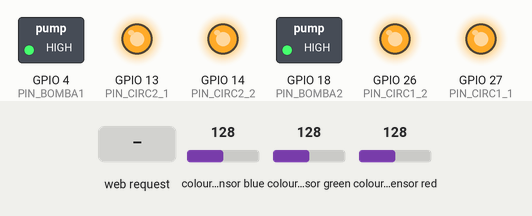
This sketch was run on a simulated ESP32. On the bench: switched loads named in the sketch (green lamp = pin HIGH), output pins drawn as LEDs (lit = HIGH). Wiring (inferred from the names in the program): TCS3200 colour sensor: output GPIO 21; S2 GPIO 23; S3 GPIO 22. Inputs (shaded band) come from the test bench; at power-on: colour sensor blue 128, colour sensor green 128, colour sensor red 128. EEPROM starts erased; pins used as bus, display or sensor lines are not drawn; what the sketch prints to the serial monitor is not drawn.

Above: at 1.2 s.
1.3 s: HTTP request GET /circ1 received
At 2.0 s:
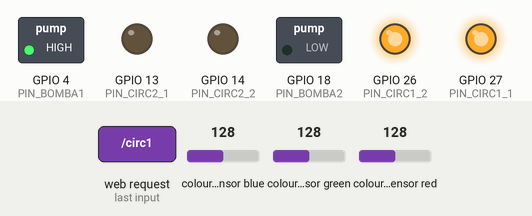
2.8 s: HTTP request GET /circ2 received
At 3.1 s:
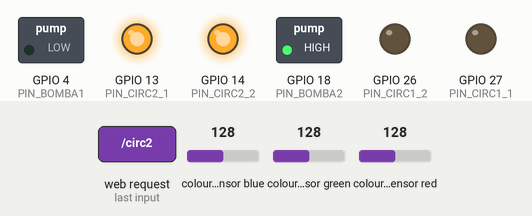
4.3 s: HTTP request GET /off received
At 5.5 s:
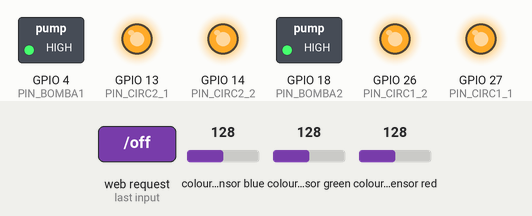
5.8 s: HTTP request GET /circ1?value=1 received
At 6.6 s:
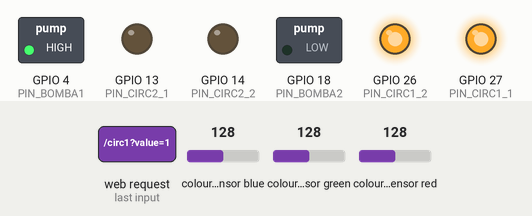
Timing chart, 0 to 8.3 s (numbered marks = the images above; inputs shaded):
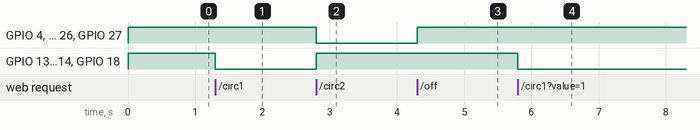

Measured:
- after the input at 1.3 s, GPIO 13 (PIN_CIRC2_1), GPIO 14 (PIN_CIRC2_2), GPIO 18 (PIN_BOMBA2): HIGH → LOW at once
- after the input at 2.8 s, GPIO 4 (PIN_BOMBA1), GPIO 26 (PIN_CIRC1_2), GPIO 27 (PIN_CIRC1_1): HIGH → LOW at once; GPIO 13 (PIN_CIRC2_1), GPIO 14 (PIN_CIRC2_2), GPIO 18 (PIN_BOMBA2): LOW → HIGH at once
- after the input at 4.3 s, GPIO 4 (PIN_BOMBA1), GPIO 26 (PIN_CIRC1_2), GPIO 27 (PIN_CIRC1_1): LOW → HIGH at once
- after the input at 5.8 s, GPIO 13 (PIN_CIRC2_1), GPIO 14 (PIN_CIRC2_2), GPIO 18 (PIN_BOMBA2): HIGH → LOW at once

The sketch:

firm.EUCLIDIANA.ino
```cpp
#include <WiFi.h>
#include <WebServer.h>
#include <ESPmDNS.h>
#include <Preferences.h>  // Para almacenar datos en NVS
#include <math.h>         // Para sqrt() y pow()

// Configuración de red Wi-Fi
const char *ssid = "Controlador_ESP32";
const char *password = "12345678";

// Configuración MDNS
const char* mdnsName = "bayer";

// Pines GPIO
#define PIN_BOMBA1 4
#define PIN_CIRC1_1 27
#define PIN_CIRC1_2 26

#define PIN_BOMBA2 18
#define PIN_CIRC2_1 13
#define PIN_CIRC2_2 14

// Pines del sensor TCS3200
#define S2 23
#define S3 22
#define sensorOut 21

// Variables del sensor
int redValue = 0;
int greenValue = 0;
int blueValue = 0;
unsigned long lastSensorUpdate = 0;

WebServer server(80);
Preferences prefs;

// Variables de calibración (inicialmente -1 = sin calibrar)
int aguaR = -1, aguaG = -1, aguaB = -1;
// Se mantiene la calibración de contraste en el código, aunque no se usará en la detección simplificada
int contrasteR = -1, contrasteG = -1, contrasteB = -1;

// Variable global para el umbral actual (distancia euclidiana)
float currentTolerance = 20.0;

// Función para detectar si la lectura corresponde a agua o no, usando la distancia euclidiana
String detectType() {
  if (aguaR == -1 || aguaG == -1 || aguaB == -1) {
    return "Sin Calibracion";
  }

  // Calcular la distancia euclidiana entre la lectura actual y la calibración de agua
  float dAgua = sqrt( pow((float)redValue - aguaR, 2) +
                      pow((float)greenValue - aguaG, 2) +
                      pow((float)blueValue - aguaB, 2) );

  // Si la distancia es menor o igual al umbral, se considera agua
  if (dAgua <= currentTolerance) {
    return "AGUA";
  } else {
    return "CONTRASTE";
  }
}

// Funciones de control de circuitos (sin cambios)
void activateCircuit1() {
  digitalWrite(PIN_BOMBA1, HIGH);
  digitalWrite(PIN_BOMBA2, LOW);

  digitalWrite(PIN_CIRC2_1, LOW);
  digitalWrite(PIN_CIRC2_2, LOW);
  digitalWrite(PIN_CIRC1_1, HIGH);
  digitalWrite(PIN_CIRC1_2, HIGH);
  server.send(200, "text/plain", "Circuito 1 activado");
}

void activateCircuit2() {
  digitalWrite(PIN_BOMBA1, LOW);
  digitalWrite(PIN_BOMBA2, HIGH);

  digitalWrite(PIN_CIRC2_1, HIGH);
  digitalWrite(PIN_CIRC2_2, HIGH);
  digitalWrite(PIN_CIRC1_1, LOW);
  digitalWrite(PIN_CIRC1_2, LOW);
  server.send(200, "text/plain", "Circuito 2 activado");
}

void turnOffAll() {
  digitalWrite(PIN_BOMBA1, HIGH);
  digitalWrite(PIN_BOMBA2, HIGH);
  digitalWrite(PIN_CIRC1_1, HIGH);
  digitalWrite(PIN_CIRC1_2, HIGH);
  digitalWrite(PIN_CIRC2_1, HIGH);
  digitalWrite(PIN_CIRC2_2, HIGH);
  server.send(200, "text/plain", "Todos los circuitos apagados");
}

// Lectura del sensor TCS3200
void readRGB() {
  // Lectura de rojo
  digitalWrite(S2, LOW);
  digitalWrite(S3, LOW);
  redValue = pulseIn(sensorOut, LOW, 80000);

  // Lectura de verde
  digitalWrite(S2, HIGH);
  digitalWrite(S3, HIGH);
  greenValue = pulseIn(sensorOut, LOW, 80000);

  // Lectura de azul
  digitalWrite(S2, LOW);
  digitalWrite(S3, HIGH);
  blueValue = pulseIn(sensorOut, LOW, 80000);
}

// Función de calibración para AGUA
void calibrateAgua() {
  // Se guarda el valor actual medido como referencia para AGUA
  aguaR = redValue;
  aguaG = greenValue;
  aguaB = blueValue;

  // Guardar en memoria no volátil
  prefs.putInt("aguaR", aguaR);
  prefs.putInt("aguaG", aguaG);
  prefs.putInt("aguaB", aguaB);

  String msg = "Calibracion AGUA: (" + String(aguaR) + ", " + String(aguaG) + ", " + String(aguaB) + ")";
  server.send(200, "text/plain", msg);
}

/*
// Función de calibración para CONTRASTE (no se usa en este modo simplificado)
void calibrateContraste() {
  contrasteR = redValue;
  contrasteG = greenValue;
  contrasteB = blueValue;

  prefs.putInt("contrR", contrasteR);
  prefs.putInt("contrG", contrasteG);
  prefs.putInt("contrB", contrasteB);

  String msg = "Calibracion CONTRASTE: (" + String(contrasteR) + ", " + String(contrasteG) + ", " + String(contrasteB) + ")";
  server.send(200, "text/plain", msg);
}
*/

// Endpoint para ajustar el umbral (tolerance) mediante un parámetro "value"
void handleSetTolerance() {
  if (server.hasArg("value")) {
    String valueStr = server.arg("value");
    currentTolerance = valueStr.toFloat();
    String msg = "Tolerance actualizado a: " + String(currentTolerance);
    server.send(200, "text/plain", msg);
  } else {
    server.send(400, "text/plain", "Falta el parametro 'value'");
  }
}

// Generación de la página web con interfaz actualizada
String getHTML() {
  String html = "<!DOCTYPE html><html><head>"
                "<meta name='viewport' content='width=device-width, initial-scale=1.0'>"
                "<style>"
                "body { font-family: Arial, sans-serif; text-align: center; margin-top: 20px; }"
                "h1 { color: #333; }"
                ".container { display: inline-block; text-align: left; }"
                "button { font-size: 16px; padding: 10px 15px; margin: 5px; color: white; border: none; border-radius: 5px; cursor: pointer; }"
                ".circ1 { background-color: #FF4444; } "
                ".circ2 { background-color: #44FF44; } "
                ".off { background-color: #666666; } "
                ".calib { background-color: #4488FF; }"
                "button:hover { opacity: 0.8; }"
                ".sensor { margin-top: 30px; padding: 20px; background: #f0f0f0; border-radius: 10px; }"
                ".slider { width: 100%; margin: 10px 0; }"
                "</style></head>"
                "<body>"
                "<h1>Sistema de Control Bayer</h1>"
                "<div class='container'>"
                "<button class='circ1' onclick=\"control('circ1')\">Activar Circuito 1</button><br>"
                "<button class='circ2' onclick=\"control('circ2')\">Activar Circuito 2</button><br>"
                "<button class='off' onclick=\"control('off')\">Apagar Todo</button><br>"
                "<button class='calib' onclick=\"control('calibAgua')\">Calibrar AGUA</button><br>"
                // Se quita el botón de calibrar contraste para este modo simplificado
                //"<button class='calib' onclick=\"control('calibContraste')\">Calibrar CONTRASTE</button><br>"
                "<div class='sensor'>"
                "<h3>Lecturas del Sensor</h3>"
                "<p>Rojo: <span id='red'>0</span></p>"
                "<p>Verde: <span id='green'>0</span></p>"
                "<p>Azul: <span id='blue'>0</span></p>"
                "<p>Detección: <span id='detection'>Ninguno</span></p>"
                "<h3>Umbral (Tolerance): <span id='tolValue'>20</span></h3>"
                "<input type='range' min='0' max='100' value='20' class='slider' id='toleranceSlider' "
                "onchange=\"updateTolerance(this.value)\">"
                "</div></div>"
                "<script>"
                "function control(action) {"
                "  fetch('/' + action).then(response => response.text()).then(text => {"
                "    console.log(text);"
                "  });"
                "}"
                "function updateColors() {"
                "  fetch('/rgb').then(r => r.json()).then(data => {"
                "    document.getElementById('red').textContent = data.red;"
                "    document.getElementById('green').textContent = data.green;"
                "    document.getElementById('blue').textContent = data.blue;"
                "    document.getElementById('detection').textContent = data.detection;"
                "  });"
                "}"
                "function updateTolerance(val) {"
                "  document.getElementById('tolValue').textContent = val;"
                "  fetch('/setTolerance?value=' + val).then(response => response.text()).then(text => {"
                "    console.log(text);"
                "  });"
                "}"
                "setInterval(updateColors, 1000);"
                "</script></body></html>";
  return html;
}

// Endpoint principal para la interfaz web
void handleRoot() {
  server.send(200, "text/html", getHTML());
}

// Endpoint para enviar datos del sensor junto con la detección
void handleRGB() {
  String detection = detectType();
  String json = "{\"red\":" + String(redValue) +
                ",\"green\":" + String(greenValue) +
                ",\"blue\":" + String(blueValue) +
                ",\"detection\":\"" + detection + "\"}";
  server.send(200, "application/json", json);
}

void setup() {
  Serial.begin(115200);
  // Configurar pines de salida
  pinMode(PIN_BOMBA1, OUTPUT);
  pinMode(PIN_BOMBA2, OUTPUT);
  pinMode(PIN_CIRC1_1, OUTPUT);
  pinMode(PIN_CIRC1_2, OUTPUT);
  pinMode(PIN_CIRC2_1, OUTPUT);
  pinMode(PIN_CIRC2_2, OUTPUT);

  // Configurar sensor TCS3200
  pinMode(S2, OUTPUT);
  pinMode(S3, OUTPUT);
  pinMode(sensorOut, INPUT);

  // Inicializar memoria no volátil para calibración
  prefs.begin("calibration", false);
  aguaR = prefs.getInt("aguaR", -1);
  aguaG = prefs.getInt("aguaG", -1);
  aguaB = prefs.getInt("aguaB", -1);
  // Se lee la calibración de contraste en caso de necesitarla luego
  contrasteR = prefs.getInt("contrR", -1);
  contrasteG = prefs.getInt("contrG", -1);
  contrasteB = prefs.getInt("contrB", -1);

  // Iniciar punto de acceso Wi-Fi
  WiFi.softAP(ssid, password);

  // Configurar MDNS
  if (!MDNS.begin(mdnsName)) {
    Serial.println("Error iniciando mDNS");
  }
  MDNS.addService("http", "tcp", 80);

  // Configurar rutas del servidor
  server.on("/", handleRoot);
  server.on("/rgb", handleRGB);
  server.on("/circ1", activateCircuit1);
  server.on("/circ2", activateCircuit2);
  server.on("/off", turnOffAll);
  server.on("/calibAgua", calibrateAgua);
  //server.on("/calibContraste", calibrateContraste); // No se usa en este modo
  server.on("/setTolerance", handleSetTolerance);

  // Estado inicial: apaga todos los circuitos
  turnOffAll();
  server.begin();
  Serial.println("Servidor iniciado");
}

void loop() {
  server.handleClient();

  // Actualizar sensor cada 500ms sin bloquear
  if (millis() - lastSensorUpdate > 500) {
    readRGB();
    lastSensorUpdate = millis();
  }
}
```
